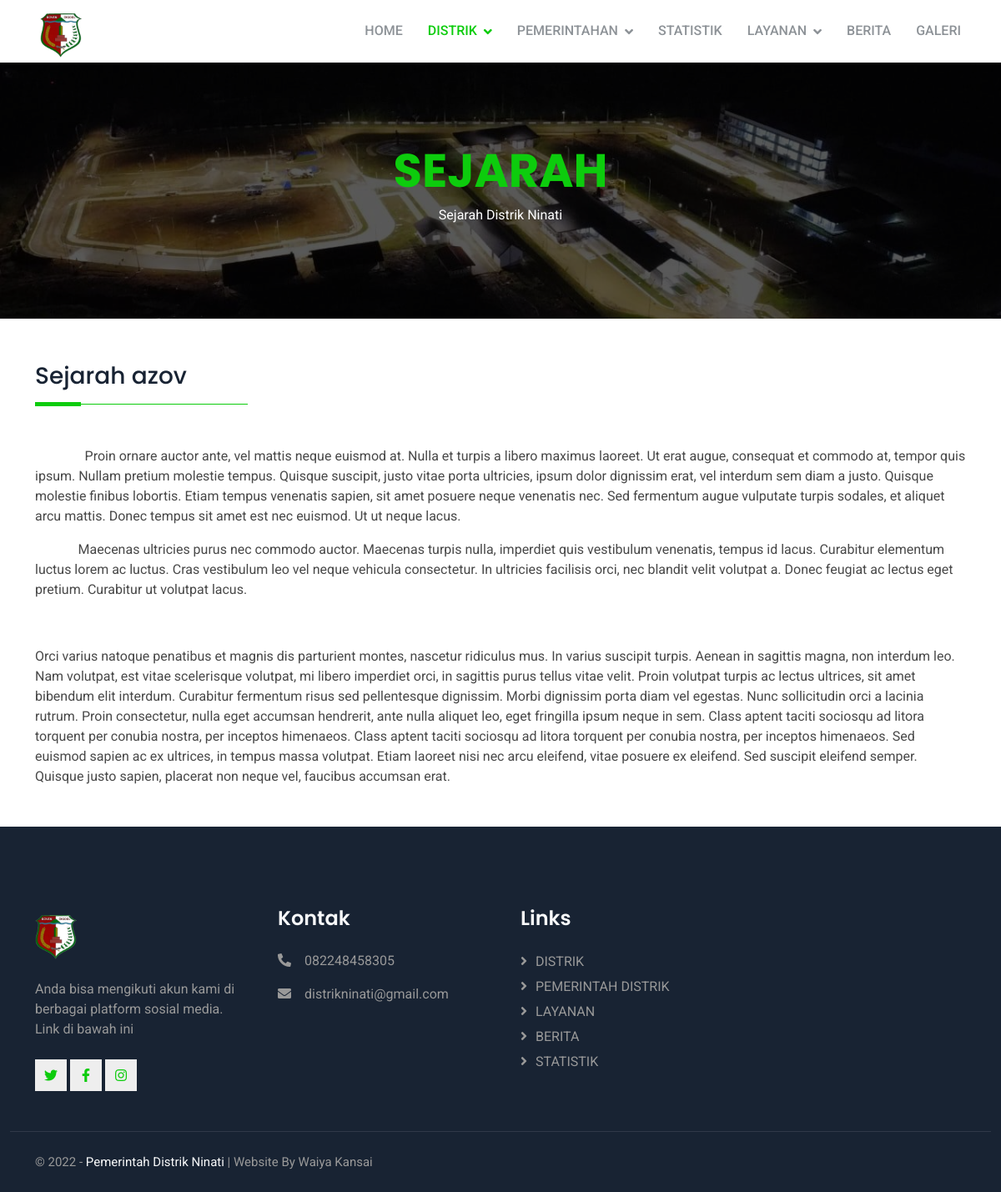
The page /sejarah/ on the database its author committed.
### sejarah/models.py (models this page shows, shortened)
class Sejarah(models.Model):
    judul = models.CharField(max_length=100)
    body = RichTextField(blank=True, null=True)

### sejarah/views.py (the view)
# urls.py: path('', views.index, name='index'),
def index(request):
    subtitle = 'Sejarah Distrik Ninati'
    sejarah = Sejarah.objects.all()
    context= {
        'title' : 'Sejarah',
        'subtitle': subtitle,
        'sejarah': sejarah,
    }
    return render(request, 'sejarah/index.html', context)

### templates/sejarah/index.html
{% extends '../subbase.html' %}
{% block content %}
   <div class="container">
    {% for sejarah in sejarah %}
    <div class="three">
        <h1>{{ sejarah.judul }}</h1>
    </div>
    <div class="isi">
        {{sejarah.body | safe}}
    </div>
    {% endfor %}
   </div>
{% endblock content %}

### static/css/style.css (style rules this page uses)
:root { --primary: #0dcc0d; --secondary: #8D9297; --light: #F8F9FA; --dark: #182333; }
.three h1 { font-size: 28px; font-weight: 500; letter-spacing: 0; line-height: 1.5em; padding-bottom: 15px; position: relative; margin-bottom: 3rem; }
.three h1:before { content: ""; position: absolute; left: 0; bottom: 0; height: 5px; width: 55px; background-color: var(--primary); }
.three h1:after { content: ""; position: absolute; left: 0; bottom: 2px; height: 1px; width: 95%; max-width: 255px; background-color: var(--primary); }
.isi { color: #484848; }

### rows shown on the page
Sejarah: judul "Sejarah azov", body "Proin ornare auctor ante, vel mattis neque euismod at. Nulla et turpis a libero maximus laoreet. Ut erat augue, consequat et commodo at, tempor quis ipsum. Nullam pretium molestie tempus. Quisque suscipit, justo vitae porta ultricies, ipsum dolor dignissim erat, vel interdum sem diam a justo. Quisque molestie finibus lobortis. Etiam tempus venenatis sapien, sit amet posuere neque venenatis nec. Sed fermentum augue vulputate turpis sodales, et aliquet arcu mattis. Donec tempus sit amet est nec euismod. Ut ut neque lacus. Maecenas ultricies purus nec commodo auctor. Maecenas turpis nulla, imperdiet quis vestibulum venenatis, tempus id lacus. Curabitur elementum luctus lorem ac luctus. Cras…"

### other values the page prints
{{ title | upper }} "SEJARAH"
{{ subtitle }} "Sejarah Distrik Ninati"
